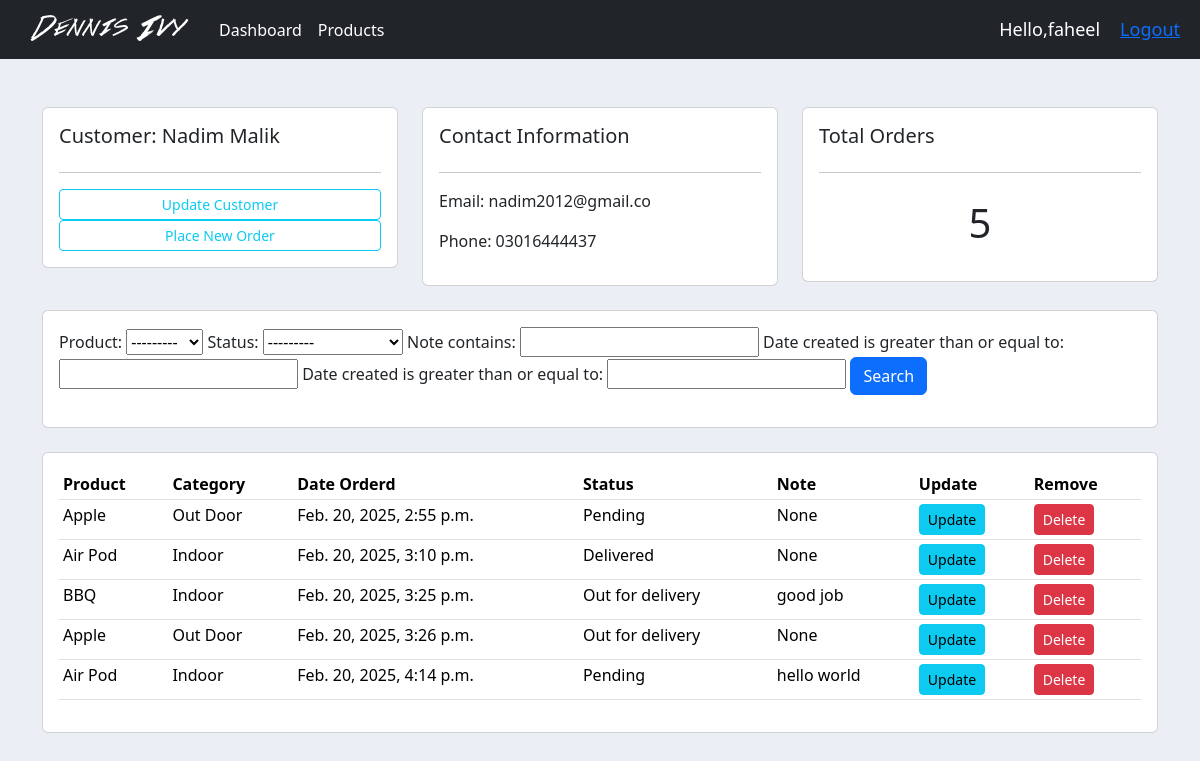
/customer/1/ (signed in), run on an earlier commit of the app's database.
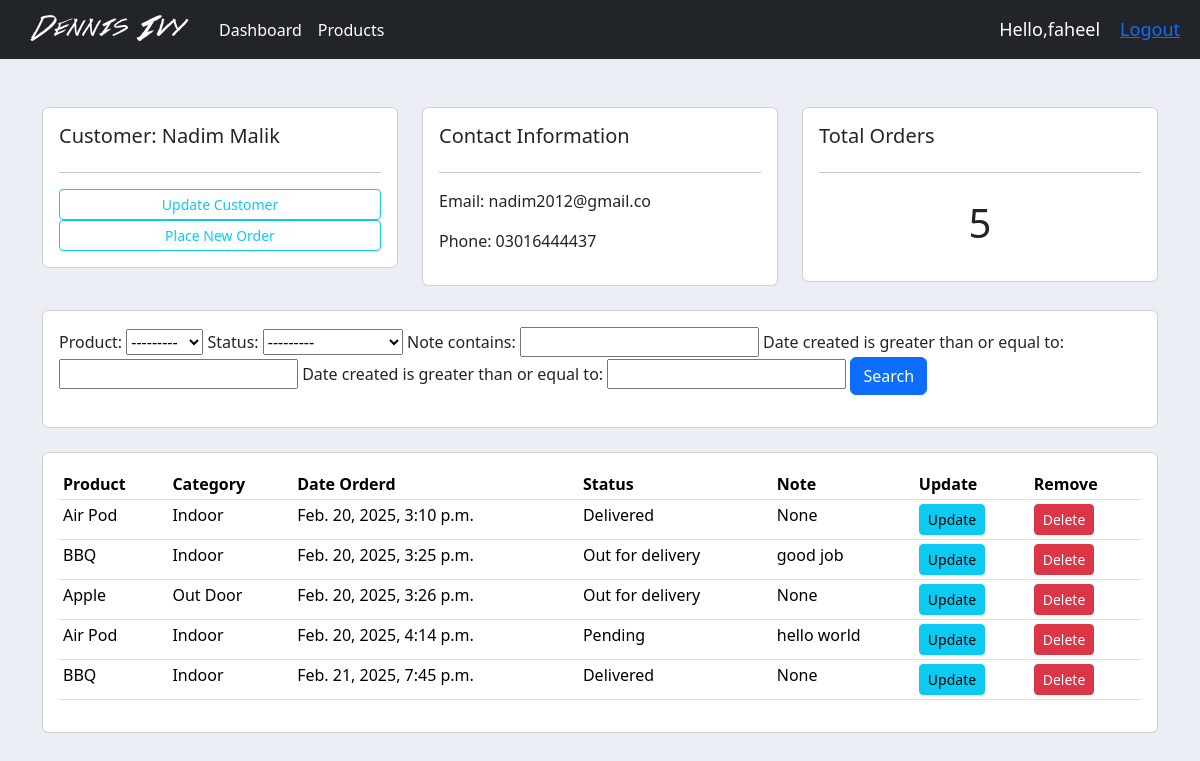
And on a later commit of the database.
### accounts/models.py (models this page shows, shortened)
class Customer(models.Model):
	user = models.OneToOneField(User, null=True, blank=True, on_delete=models.CASCADE)
	name = models.CharField(max_length=200, null=True)
	phone = models.CharField(max_length=18, null=True)
	email = models.CharField(max_length=18, null=True)
	date_created = models.DateField(auto_now_add=True, null=True)
	profile_pic = models.ImageField(default="Profile_Sample.png", null=True, blank=True)

class Order(models.Model):
	STATUS = (
			('Pending', 'Pending'),
			('Out for delivery', 'Out for delivery'),
			('Delivered', 'Delivered'),
			)
	customer = models.ForeignKey(Customer, on_delete= models.SET_NULL, null=True)
	product = models.ForeignKey(Product, on_delete= models.SET_NULL, null=True)
	date_created = models.DateTimeField(auto_now_add=True, null=True, blank=True)
	status = models.CharField(max_length=200, null=True, choices=STATUS)
	note = models.CharField(max_length=200, null=True)

class Product(models.Model):
	CATEGORY = (
			('Indoor', 'Indoor'),
			('Out Door', 'Out Door'),
			)
	name = models.CharField(max_length=200, null=True)
	price = models.FloatField(null=True)
	category = models.CharField(max_length=200, null=True, choices=CATEGORY)
	description = models.TextField()
	date_created = models.DateTimeField(auto_now_add=True, null=True, blank=True)
	def __str__(self):
		return self.name

### accounts/decorators.py (the view)
        def wrapper_func(request, *args, **kwargs):
            group = None
            if request.user.groups.exists():
                group = request.user.groups.all()[0].name
            if group in allowed_roles:
                print('working:', allowed_roles,group)
                return view_func(request, *args, **kwargs)
            else:
               return HttpResponse('You are not authorised to view this page!')

### accounts/views.py (called while the page is built)
@login_required(login_url='login')
@allowed_user(allowed_roles=['admin'])
def customer(request,pk):
   customer = Customer.objects.get(id = pk)
   orders = customer.order_set.all()
   order_count = orders.count()
   orderFilter = OrderFilter(request.GET, queryset=orders)
   orders = orderFilter.qs
   context = {'customer':customer, 'orders': orders, 'order_count':order_count, 'orderFilter': orderFilter}
   return render(request, 'accounts/customer.html', context)

### accounts/templates/accounts/customer.html
{% extends "base.html" %}
{% block content %}
<div class='container mt-5'>
    <div class="row">
        <div class="col-md">
            <div class="card card-body">
                <h5>Customer: {{customer.name}}</h5>
                <hr>
                <a class="btn btn-outline-info  btn-sm btn-block" href="">Update Customer</a>
                <a class="btn btn-outline-info  btn-sm btn-block" href="{%url 'create_order' customer.id %}">Place New Order</a>
            </div>
        </div>
        <div class="col-md">
            <div class="card card-body">
                <h5>Contact Information</h5>
                <hr>
                <p>Email:  {{customer.email}}</p>
                <p>Phone:  {{customer.phone}}</p>
            </div>
        </div>
        <div class="col-md">
            <div class="card card-body">
                <h5>Total Orders</h5>
                <hr>
                <h1 style="text-align: center;padding: 10px">{{order_count}}</h1>
            </div>
        </div>
    </div>
    <br>
    <div class="row">
        <div class="col">
            <div class="card card-body">
                <form method="get">
                    {{orderFilter.form}}
                    <button class="btn btn-primary" type="submit">Search</button>
                  </form>
            </div>
        </div>
    </div>
    <br>
    <div class="row">
        <div class="col-md">
            <div class="card card-body">
                <table class="table table-sm">
                    <tr>
                        <th>Product</th>
                        <th>Category</th>
                        <th>Date Orderd</th>
                        <th>Status</th>
                        <th>Note</th>
                        <th>Update</th>
                        <th>Remove</th>
                    </tr>
                    {% for order in orders %}
					<tr>
						<td>{{order.product}}</td>
						<td>{{order.product.category}}</td>
						<td>{{order.date_created}}</td>
						<td>{{order.status}}</td>
						<td>{{order.note}}</td>
						<td><a class="btn btn-sm btn-info" href="{% url 'update_order' order.id%}">Update</a></td>
						<td><a class="btn btn-sm btn-danger" href="{% url 'delete_order' order.id%}">Delete</a></td>
					</tr>
				{% endfor %}
                </table>
            </div>
        </div>
    </div>
</div>
{% endblock %}

### accounts/templates/base.html (shortened to what this page needs)
{% load static %}
<html lang="en">
    <head>
        <link
            href="https://cdn.jsdelivr.net/npm/bootstrap@5.3.2/dist/css/bootstrap.min.css" rel="stylesheet"/>
        <link href="{% static '/css/main.css'  %}" rel="stylesheet" type="text/css">
    </head>
    <body>
        <main>
            {% include "accounts/navbar.html" %}
            {% block content %}
            {% endblock content %}
        </main>
    </body>
</html>

### accounts/templates/accounts/navbar.html (shortened to what this page needs)
{% load static %}
<nav class="navbar navbar-expand-lg navbar-dark bg-dark">
    <div class="container-fluid" href="/">
        <img src="{% static 'images/logo.png' %}">
      <div class="collapse navbar-collapse" id="navbarSupportedContent">
        <ul class="navbar-nav me-auto mb-2 mb-lg-0">
          {% if request.user.is_staff %}
          <li class="nav-item">
            <a class="nav-link active" aria-current="page" href="{% url 'home' %}">Dashboard</a>
          </li>
          <li class="nav-item">
            <a class="nav-link active" aria-current="page" href="{% url 'products'%}">Products</a>
          </li>
         {% endif %}
        </ul>
      </div>
    </div>
    <span id="hello_msg">Hello,{{request.user}} </span>
    <span id="hello_msg"><a href="{% url 'logout' %}">Logout </a></span>
 </nav>

### static/css/main.css (style rules this page uses)
body { background-color: #ebeff5; }

### accounts/templates/accounts/navbar.html (style rules this page uses)
#hello_msg { font-size: 18px; color: #fff; margin-right: 20px; }

What changed in the data, as far as the page shows it:
removed Order: product "Apple", product.category "Out Door", date_created "Feb. 20, 2025, 2:55 p.m.", status "Pending", note "None"
added Order: product "BBQ", product.category "Indoor", date_created "Feb. 21, 2025, 7:45 p.m.", status "Delivered", note "None"
